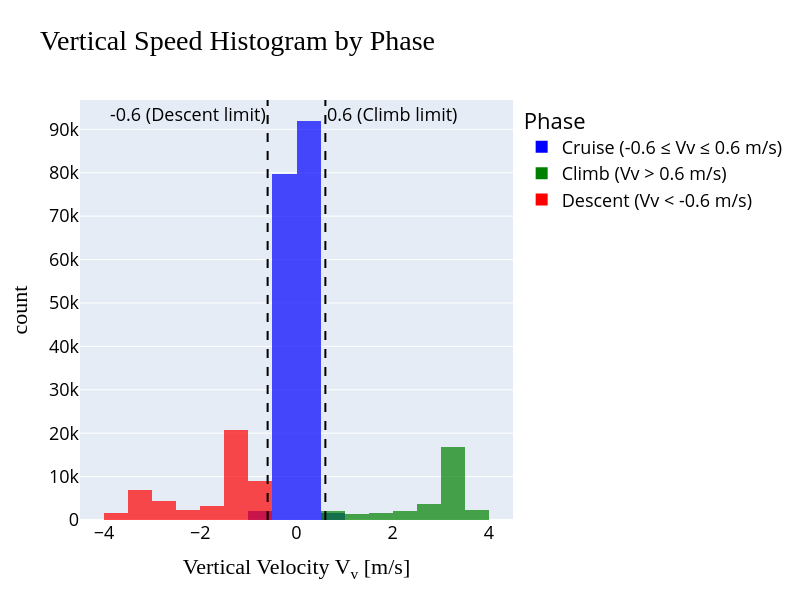

Notebook source saved alongside this figure:
### Markdown cell above
### Find different phase of flight using  altitude, horizontal and vertical speed.

### Code cell
# --- your preprocessing as before ---
df = df.sort_values(["flight", "time"]).reset_index(drop=True)
df["altitude_measured"] = df["position_z"] - df.groupby("flight")["position_z"].transform("first")
df["horizontal_speed"] = np.sqrt(df["velocity_x"]**2 + df["velocity_y"]**2)
df['alt_diff'] = df.groupby('flight')['altitude_measured'].diff()
df['max_altitude_flight'] = df.groupby('flight')['altitude_measured'].transform('max')
df['min_altitude_flight'] = df.groupby('flight')['altitude_measured'].transform('min')
df["dt"] = df.groupby("flight")["time"].diff()
df["vz_from_alt_raw"] = df["alt_diff"] / df["dt"]

df["vz_from_alt"] = (
    df.groupby("flight")["vz_from_alt_raw"]
      .transform(lambda x: gaussian_filter1d(x, sigma=5, mode="nearest"))
)

df["power_w"] = df["battery_voltage"] * df["battery_current"]

# --- classify phases from vertical speed ---
def classify_phase(vz):
    if vz < -0.6:
        return "Descent (Vv < -0.6 m/s)"
    elif vz > 0.6:
        return "Climb (Vv > 0.6 m/s)"
    else:
        return "Cruise (-0.6 ≤ Vv ≤ 0.6 m/s)"

df["phase_vz"] = df["vz_from_alt"].apply(classify_phase)

# --- colored histogram ---
fig_hist = px.histogram(
    df,
    x="vz_from_alt",
    nbins=40,
    color="phase_vz",                    # color by phase
    color_discrete_map={
        "Descent (Vv < -0.6 m/s)": "red",
        "Climb (Vv > 0.6 m/s)": "green",
        "Cruise (-0.6 ≤ Vv ≤ 0.6 m/s)": "blue",
    },
    barmode="overlay",                   # overlay colors; use "relative" for stacked
    opacity=0.7,
    title="Vertical Speed Histogram by Phase",
    labels={"vz_from_alt": "Vertical Velocity V<sub>v</sub> [m/s]", "phase_vz": "Phase"},
    width=800,
    height=600,
)

# vertical lines at -0.6 and +0.6
fig_hist.add_vline(x=-0.6, line_dash="dash", line_color="black",
                   annotation_text="-0.6 (Descent limit)", annotation_position="top left")
fig_hist.add_vline(x=0.6, line_dash="dash", line_color="black",
                   annotation_text="0.6 (Climb limit)", annotation_position="top right")

# styling (same as you used)
fig_hist.update_layout(
    title_font=dict(size=28, color="black", family="open sans(body)"),
    xaxis_title_font=dict(size=22, color="black", family="open sans(body)"),
    yaxis_title_font=dict(size=22, color="black", family="open sans(body)"),
    font=dict(color="black", size=18),
)

fig_hist.show()
fig_hist.write_image("vertical_speed_histogram_by_phase.png", scale=3)

### Figure 1 — Plotly figure (JSON) as saved in the notebook; plotly's stock layout.template omitted (floating-point values rounded to 4 significant figures; data arrays with more than 128 entries replaced by an {"elided": "..."} marker saying what was removed)
{"data": [{"bingroup": "x", "hovertemplate": "Phase=Cruise (-0.6 ≤ Vv ≤ 0.6 m/s)<br>Vertical Velocity V<sub>v</sub> [m/s]=%{x}<br>count=%{y}<extra></extra>", "legendgroup": "Cruise (-0.6 ≤ Vv ≤ 0.6 m/s)", "marker": {"color": "blue", "opacity": 0.7, "pattern": {"shape": ""}}, "name": "Cruise (-0.6 ≤ Vv ≤ 0.6 m/s)", "nbinsx": 40, "orientation": "v", "showlegend": true, "type": "histogram", "x": {"elided": "179670 float values"}, "xaxis": "x", "yaxis": "y"}, {"bingroup": "x", "hovertemplate": "Phase=Climb (Vv > 0.6 m/s)<br>Vertical Velocity V<sub>v</sub> [m/s]=%{x}<br>count=%{y}<extra></extra>", "legendgroup": "Climb (Vv > 0.6 m/s)", "marker": {"color": "green", "opacity": 0.7, "pattern": {"shape": ""}}, "name": "Climb (Vv > 0.6 m/s)", "nbinsx": 40, "orientation": "v", "showlegend": true, "type": "histogram", "x": {"elided": "29954 float values"}, "xaxis": "x", "yaxis": "y"}, {"bingroup": "x", "hovertemplate": "Phase=Descent (Vv < -0.6 m/s)<br>Vertical Velocity V<sub>v</sub> [m/s]=%{x}<br>count=%{y}<extra></extra>", "legendgroup": "Descent (Vv < -0.6 m/s)", "marker": {"color": "red", "opacity": 0.7, "pattern": {"shape": ""}}, "name": "Descent (Vv < -0.6 m/s)", "nbinsx": 40, "orientation": "v", "showlegend": true, "type": "histogram", "x": {"elided": "48272 float values"}, "xaxis": "x", "yaxis": "y"}], "layout": {"annotations": [{"showarrow": false, "text": "-0.6 (Descent limit)", "x": -0.6, "xanchor": "right", "xref": "x", "y": 1, "yanchor": "top", "yref": "y domain"}, {"showarrow": false, "text": "0.6 (Climb limit)", "x": 0.6, "xanchor": "left", "xref": "x", "y": 1, "yanchor": "top", "yref": "y domain"}], "barmode": "overlay", "font": {"color": "black", "size": 18}, "height": 600, "legend": {"title": {"text": "Phase"}, "tracegroupgap": 0}, "shapes": [{"line": {"color": "black", "dash": "dash"}, "type": "line", "x0": -0.6, "x1": -0.6, "xref": "x", "y0": 0, "y1": 1, "yref": "y domain"}, {"line": {"color": "black", "dash": "dash"}, "type": "line", "x0": 0.6, "x1": 0.6, "xref": "x", "y0": 0, "y1": 1, "yref": "y domain"}], "title": {"font": {"color": "black", "family": "open sans(body)", "size": 28}, "text": "Vertical Speed Histogram by Phase"}, "width": 800, "xaxis": {"anchor": "y", "domain": [0, 1], "title": {"font": {"color": "black", "family": "open sans(body)", "size": 22}, "text": "Vertical Velocity V<sub>v</sub> [m/s]"}}, "yaxis": {"anchor": "x", "domain": [0, 1], "title": {"font": {"color": "black", "family": "open sans(body)", "size": 22}, "text": "count"}}}}
